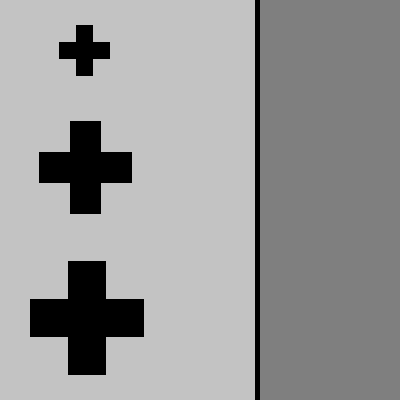
#> input picture images/Test.bmp, 400 x 400 px, found by its file name
$ python hough.py
#> lines starting #> are read from the running program, lines starting #| are printed output that depends on the picture; after the words box and inside, x2 and y2 are one past the last pixel; in counts of white or black regions, pixels touching at a corner belong together
import cv2
import numpy as np

img = cv2.imread('images/test.bmp')
#> img is the input picture: shape (400, 400, 3); min 0, max 195, mean 152.3
img2 = img.copy()
# 그레이 스케일로 변환 및 엣지 검출 ---①
imgray = cv2.cvtColor(img, cv2.COLOR_BGR2GRAY)
edges = cv2.Canny(imgray, 50, 200 )
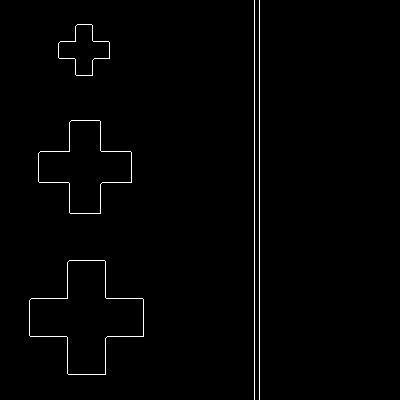
#> edges: shape (400, 400); 1.1% white in thin lines or dots, all inside (x1, y1, x2, y2) = (29, 0, 260, 400)

# 확율 허프 변환 적용 ---②
lines = cv2.HoughLinesP(edges, 1, np.pi/180, 10, None, 200, 2)
#> lines = [[259, 399, 259, 0], [254, 399, 254, 0]]
for line in lines:
    # 검출된 선 그리기 ---③
    x1, y1, x2, y2 = line[0]
    cv2.line(img2, (x1,y1), (x2, y2), (0,255,0), 1)
#> this loop made 2 passes
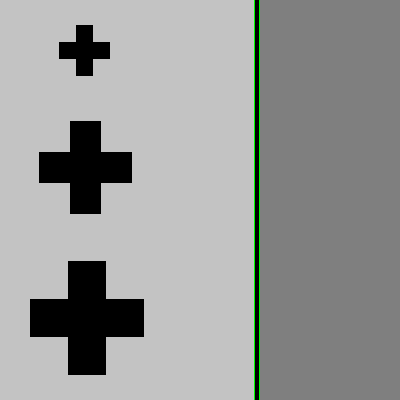
#> img2: shape (400, 400, 3); 0.5% of pixels changed, all inside (x1, y1, x2, y2) = (254, 0, 260, 400)

merged = np.hstack((img, img2))
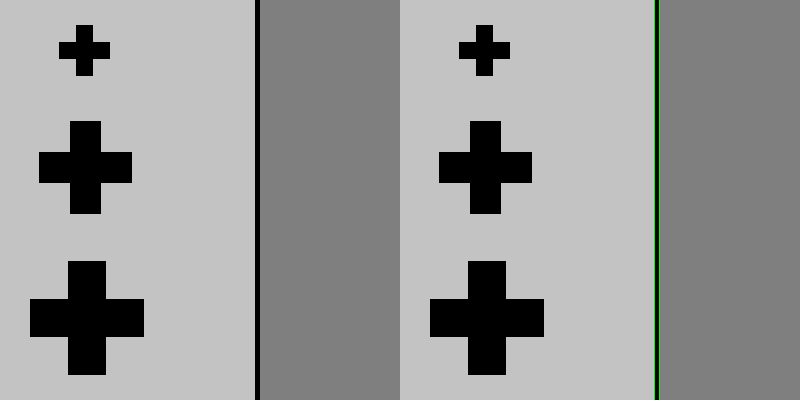
#> merged: shape (400, 800, 3); mean B, G, R 152.1, 152.7, 152.1
cv2.imshow('Probability hough line', merged)
cv2.waitKey()
cv2.destroyAllWindows()
